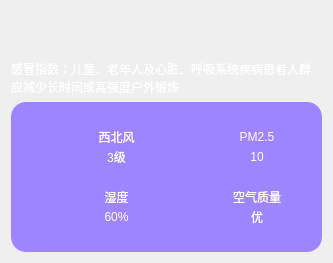
    <widget class="QWidget" name="widget_L" native="true">
     <property name="geometry">
      <rect>
       <x>10</x>
       <y>180</y>
       <width>333</width>
       <height>263</height>
      </rect>
     </property>
     <layout class="QVBoxLayout" name="verticalLayout_4">
      <item>
       <spacer name="verticalSpacer">
        <property name="orientation">
         <enum>Qt::Orientation::Vertical</enum>
        </property>
        <property name="sizeHint" stdset="0">
         <size>
          <width>20</width>
          <height>10</height>
         </size>
        </property>
       </spacer>
      </item>
      <item>
       <widget class="QLabel" name="lblGanmao">
        <property name="styleSheet">
         <string notr="true">color: rgb(255, 255, 255);</string>
        </property>
        <property name="text">
         <string>感冒指数：儿童、老年人及心脏、呼吸系统疾病患者人群应减少长时间或高强度户外锻炼</string>
        </property>
        <property name="wordWrap">
         <bool>true</bool>
        </property>
       </widget>
      </item>
      <item>
       <widget class="QWidget" name="widget_LB0" native="true">
        <property name="styleSheet">
         <string notr="true">background-color: rgb(157, 133, 255);
border-radius: 15px;
color: rgb(255, 255, 255);</string>
        </property>
        <layout class="QGridLayout" name="gridLayout">
         <property name="leftMargin">
          <number>40</number>
         </property>
         <property name="topMargin">
          <number>25</number>
         </property>
         <property name="rightMargin">
          <number>40</number>
         </property>
         <property name="bottomMargin">
          <number>25</number>
         </property>
         <property name="horizontalSpacing">
          <number>50</number>
         </property>
         <property name="verticalSpacing">
          <number>20</number>
         </property>
         <item row="0" column="1">
          <layout class="QHBoxLayout" name="horizontalLayout_2">
           <item>
            <widget class="QLabel" name="lblPM25Icon">
             <property name="minimumSize">
              <size>
               <width>40</width>
               <height>40</height>
              </size>
             </property>
             <property name="maximumSize">
              <size>
               <width>40</width>
               <height>40</height>
              </size>
             </property>
             <property name="styleSheet">
              <string notr="true">background-color: rgba(255, 255, 255, 0);</string>
             </property>
             <property name="text">
              <string/>
             </property>
             <property name="pixmap">
              <pixmap resource="main.qrc">:/res/pm25.png</pixmap>
             </property>
             <property name="scaledContents">
              <bool>true</bool>
             </property>
             <property name="alignment">
              <set>Qt::AlignmentFlag::AlignCenter</set>
             </property>
            </widget>
           </item>
           <item>
            <layout class="QVBoxLayout" name="verticalLayout_2">
             <item>
              <widget class="QLabel" name="lblPM25Title">
               <property name="text">
                <string>PM2.5</string>
               </property>
               <property name="alignment">
                <set>Qt::AlignmentFlag::AlignCenter</set>
               </property>
              </widget>
             </item>
             <item>
              <widget class="QLabel" name="lblPM25">
               <property name="text">
                <string>10</string>
               </property>
               <property name="alignment">
                <set>Qt::AlignmentFlag::AlignCenter</set>
               </property>
              </widget>
             </item>
            </layout>
           </item>
          </layout>
         </item>
         <item row="1" column="1">
          <layout class="QHBoxLayout" name="horizontalLayout_5">
           <item>
            <widget class="QLabel" name="lblQualityIcon">
             <property name="minimumSize">
              <size>
               <width>40</width>
               <height>40</height>
              </size>
             </property>
             <property name="maximumSize">
              <size>
               <width>40</width>
               <height>40</height>
              </size>
             </property>
             <property name="styleSheet">
              <string notr="true">background-color: rgba(255, 255, 255, 0);</string>
             </property>
             <property name="text">
              <string/>
             </property>
             <property name="pixmap">
              <pixmap resource="main.qrc">:/res/wind.png</pixmap>
             </property>
             <property name="scaledContents">
              <bool>true</bool>
             </property>
             <property name="alignment">
              <set>Qt::AlignmentFlag::AlignCenter</set>
             </property>
            </widget>
           </item>
           <item>
            <layout class="QVBoxLayout" name="verticalLayout_5">
             <item>
              <widget class="QLabel" name="lblQualityTitle">
               <property name="text">
                <string>空气质量</string>
               </property>
               <property name="alignment">
                <set>Qt::AlignmentFlag::AlignCenter</set>
               </property>
              </widget>
             </item>
             <item>
              <widget class="QLabel" name="lblQuality">
               <property name="text">
                <string>优</string>
               </property>
               <property name="alignment">
                <set>Qt::AlignmentFlag::AlignCenter</set>
               </property>
              </widget>
             </item>
            </layout>
           </item>
          </layout>
         </item>
         <item row="0" column="0">
          <layout class="QHBoxLayout" name="horizontalLayout">
           <item>
            <widget class="QLabel" name="lblWindIcon">
             <property name="minimumSize">
              <size>
               <width>40</width>
               <height>40</height>
              </size>
             </property>
             <property name="maximumSize">
              <size>
               <width>40</width>
               <height>40</height>
              </size>
             </property>
             <property name="styleSheet">
              <string notr="true">background-color: rgba(255, 255, 255, 0);</string>
             </property>
             <property name="text">
              <string/>
             </property>
             <property name="pixmap">
              <pixmap resource="main.qrc">:/res/wind.png</pixmap>
             </property>
             <property name="scaledContents">
              <bool>true</bool>
             </property>
             <property name="alignment">
              <set>Qt::AlignmentFlag::AlignCenter</set>
             </property>
            </widget>
           </item>
           <item>
            <layout class="QVBoxLayout" name="verticalLayout">
             <item>
              <widget class="QLabel" name="lblWindFx">
               <property name="text">
                <string>西北风</string>
               </property>
               <property name="alignment">
                <set>Qt::AlignmentFlag::AlignCenter</set>
               </property>
              </widget>
             </item>
             <item>
              <widget class="QLabel" name="lblWindFl">
               <property name="text">
                <string>3级</string>
               </property>
               <property name="alignment">
                <set>Qt::AlignmentFlag::AlignCenter</set>
               </property>
              </widget>
             </item>
            </layout>
           </item>
          </layout>
         </item>
         <item row="1" column="0">
          <layout class="QHBoxLayout" name="horizontalLayout_3">
           <item>
            <widget class="QLabel" name="lblShiduIcon">
             <property name="minimumSize">
              <size>
               <width>40</width>
               <height>40</height>
              </size>
             </property>
             <property name="maximumSize">
              <size>
               <width>40</width>
               <height>40</height>
              </size>
             </property>
             <property name="styleSheet">
              <string notr="true">background-color: rgba(255, 255, 255, 0);</string>
             </property>
             <property name="text">
              <string/>
             </property>
             <property name="pixmap">
              <pixmap resource="main.qrc">:/res/humidity.png</pixmap>
             </property>
             <property name="scaledContents">
              <bool>true</bool>
             </property>
             <property name="alignment">
              <set>Qt::AlignmentFlag::AlignCenter</set>
             </property>
            </widget>
           </item>
           <item>
            <layout class="QVBoxLayout" name="verticalLayout_3">
             <item>
              <widget class="QLabel" name="lblShiduTitle">
               <property name="text">
                <string>湿度</string>
               </property>
               <property name="alignment">
                <set>Qt::AlignmentFlag::AlignCenter</set>
               </property>
              </widget>
             </item>
             <item>
              <widget class="QLabel" name="lblShidu">
               <property name="text">
                <string>60%</string>
               </property>
               <property name="alignment">
                <set>Qt::AlignmentFlag::AlignCenter</set>
               </property>
              </widget>
             </item>
            </layout>
           </item>
          </layout>
         </item>
        </layout>
       </widget>
      </item>
     </layout>
    </widget>
